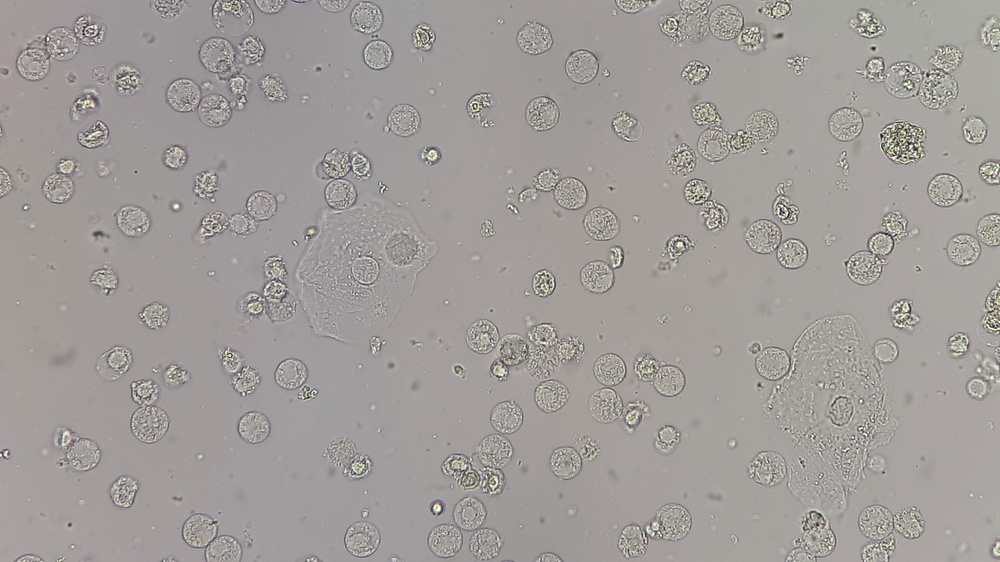
#> input picture NTZ5/input_data/cells.jpg, 1000 x 562 px, shrunk from 2560 x 1440 before the run
$ python -i classic_model.py   (imports and definitions only)
#> lines starting #> are read from the running program, lines starting #| are printed output that depends on the picture
#> further down, picture is the input picture: shape (562, 1000, 3); mean B, G, R 154.4, 157, 161.1
import cv2
import numpy as np

class ClassicModel:
    def __init__(self, dp: float = 1.2, min_dist: float = 20, param1: int = 50, param2: int = 30, min_radius: int = 10, max_radius: int = 30):
        """Инициализация параметров HoughCircles.

        Args:
            dp: отношение разрешения входного изображения к разрешению аккумулятора (inverse ratio).
            min_dist: минимальное расстояние между центрами обнаруженных кругов.
            param1: порог Canny-детектора краёв.
            param2: порог для центра окружности в детекторе Хафа.
            min_radius: минимальный радиус круга.
            max_radius: максимальный радиус круга.
        """
        self.dp = dp
        self.min_dist = min_dist
        self.param1 = param1
        self.param2 = param2
        self.min_radius = min_radius
        self.max_radius = max_radius

    def preprocess_image(self, image: np.ndarray) -> np.ndarray:
        if len(image.shape) == 3:
            gray = cv2.cvtColor(image, cv2.COLOR_BGR2GRAY)
        else:
            gray = image.copy()
        blurred = cv2.GaussianBlur(gray, (9, 9), 2)
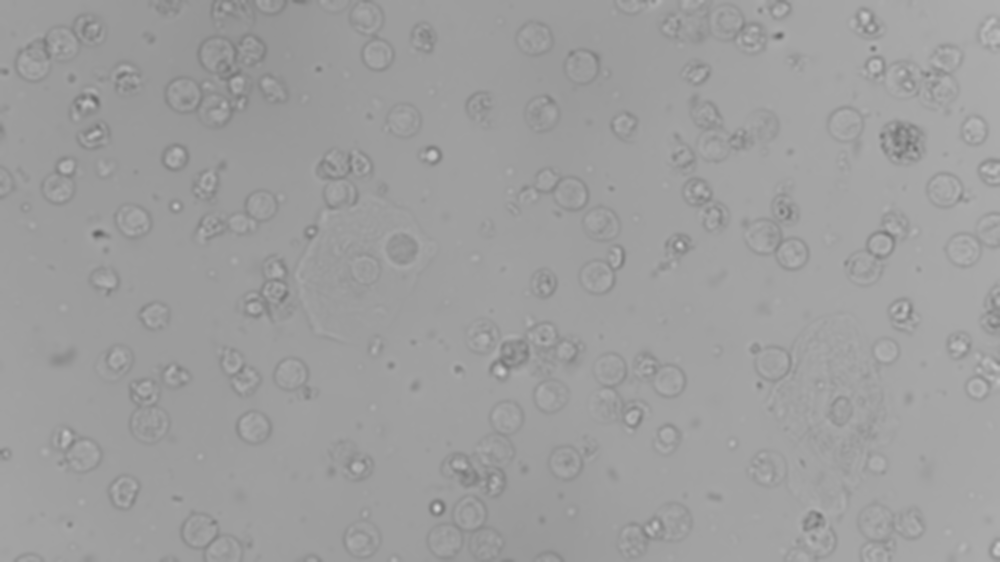
#> blurred: shape (562, 1000); min 98, max 209, mean 157.9
        return blurred

    def detect_cells(self, image: np.ndarray) -> np.ndarray:
        circles = cv2.HoughCircles(
            image,
            cv2.HOUGH_GRADIENT,
            dp=self.dp,
            minDist=self.min_dist,
            param1=self.param1,
            param2=self.param2,
            minRadius=self.min_radius,
            maxRadius=self.max_radius
        )
#> circles = 25 rows, first 8: [880.2, 244.2, 14.68], [468.6, 514.2, 14.92], [772.2, 361.8, 19.48], [216.6, 53.4, 15.88], [943.8, 190.2, 14.68], [261, 205.8, 13.72], [597, 276.6, 14.32], [963, 249, 14.32]
        return circles

    def predict(self, image: np.ndarray) -> int:
        preprocessed = self.preprocess_image(image)
        circles = self.detect_cells(preprocessed)
        if circles is None:
            return 0
        return circles.shape[1]

>>> import cv2
>>> picture = cv2.imread('../../../NTZ5/input_data/cells.jpg')
>>> result = ClassicModel().predict(picture)
#> result = 25
